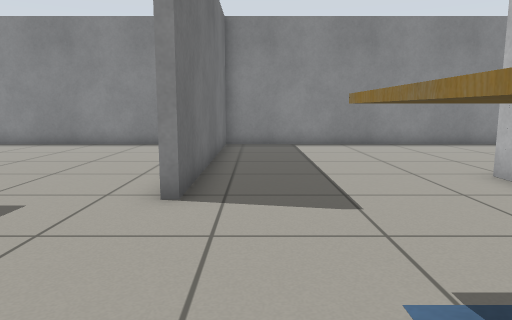
View 1 (above)

16 first-person views from a walk through a robot-simulator world made for Gazebo. The camera is 0.72 m above the floor, tilts 8° down and sees 70° across. The floor is counted in squares, 0.5 m on a side. Each view is taken from the middle of a square. On the plan, view 1 faces up. The plan holds only what a view shows up to about 16 squares ahead; the rest is blank.

View 2
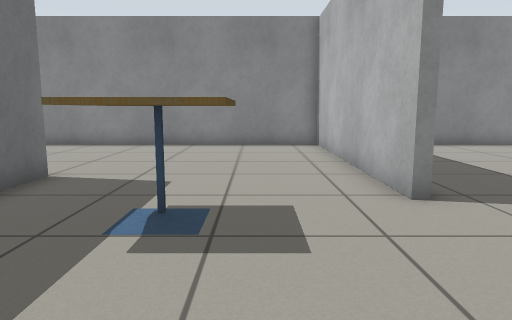

View 3
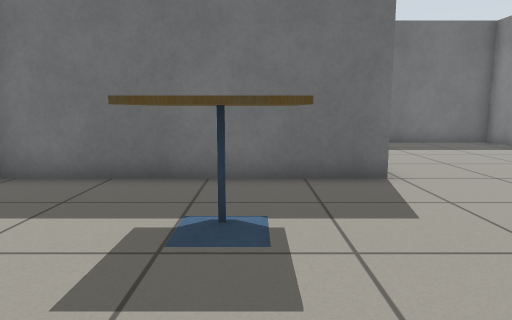

View 4
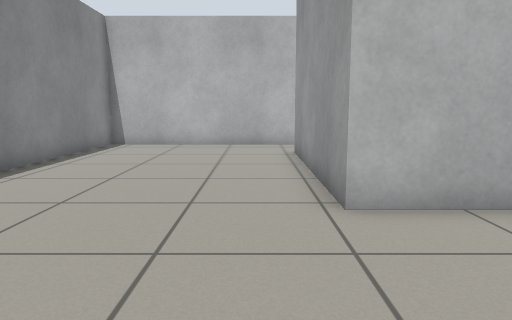

View 5
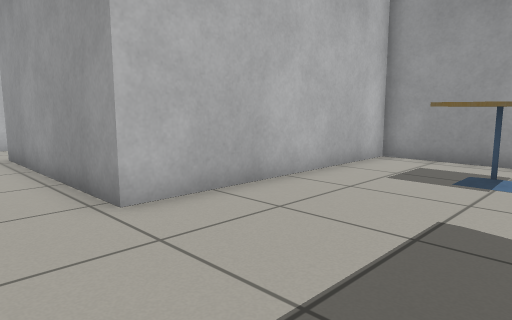

View 6
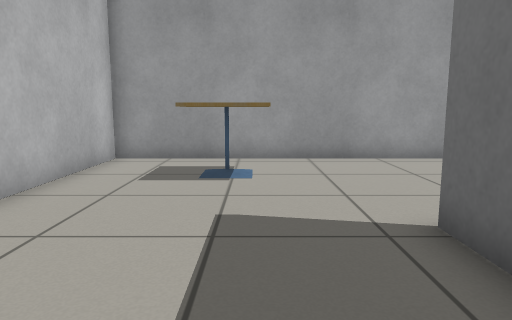

View 7
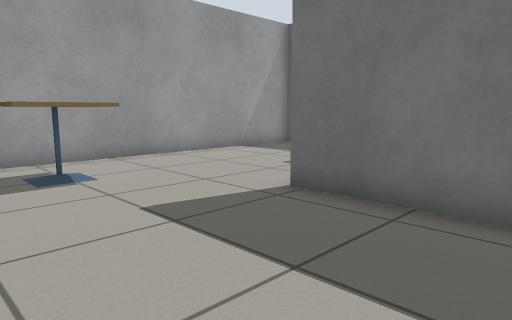

View 8
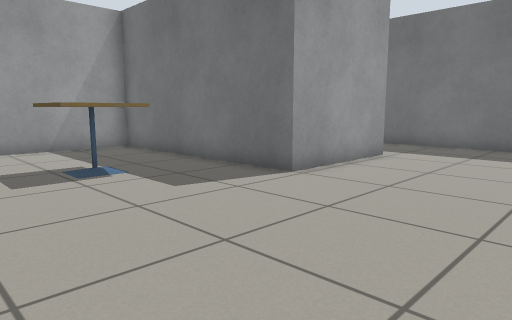

View 9
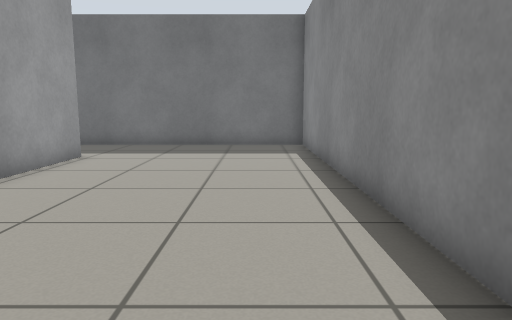

View 10
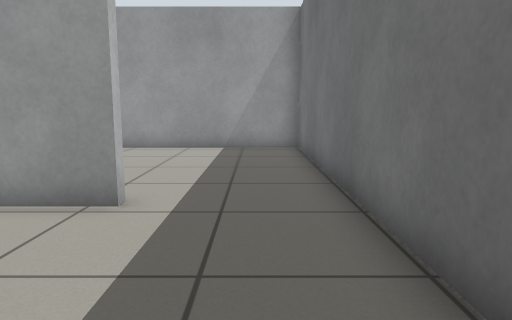

View 11
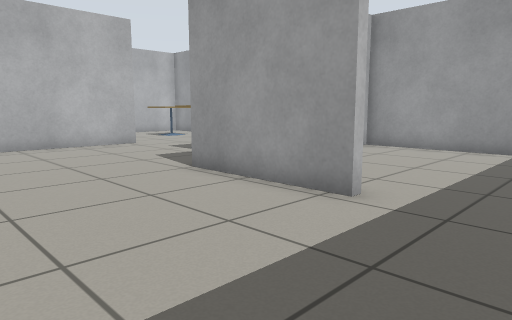

View 12
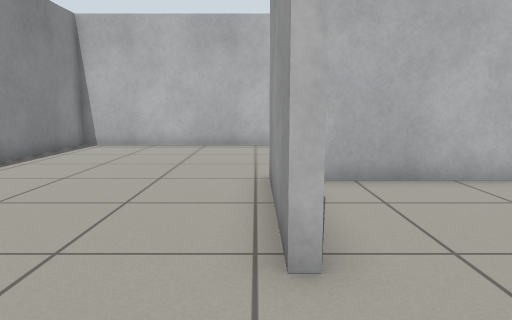

View 13
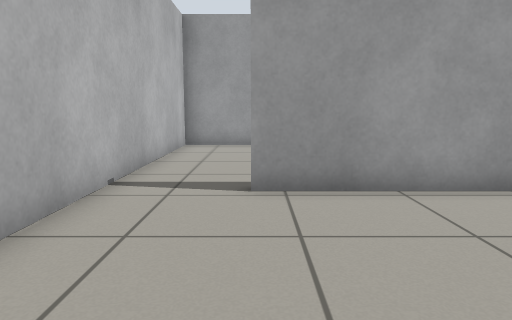

View 14
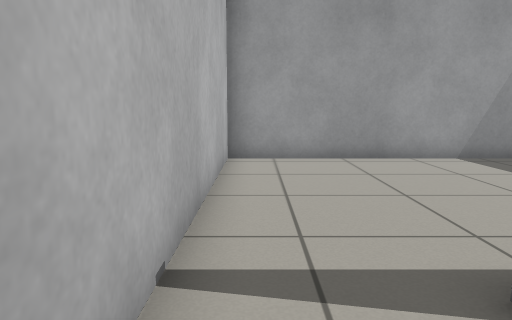

View 15
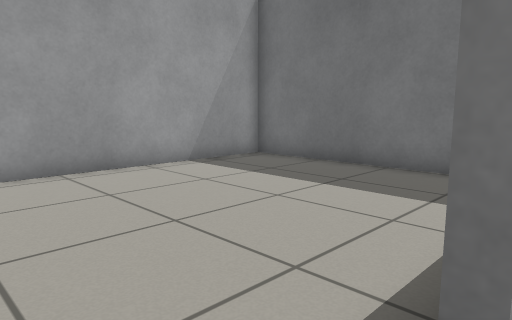

View 16
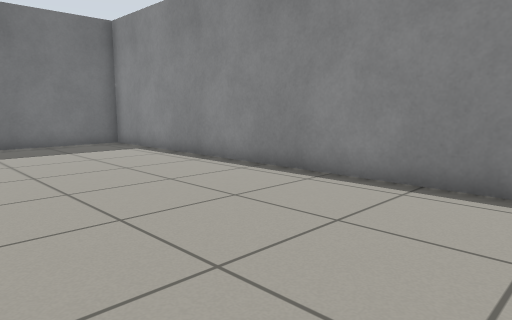

### Floor plan
Points are (right, up) in squares from view 1. A wall is a line through its corners. A room is listed if a view was taken in it or the views show most of it. See-through windows are left out.
Room 1 (views 1, 2, 3, 8, 9, 10, 11, 12)
walls: (-1.2, 7.4) (-1.2, 5.7) (-1.5, 5.7) (-1.5, 14.9) (-16.6, 14.9) (-16.6, 7.4); (-13, 7.7) (-8.5, 7.7) (-8.5, -0.5) (5.1, -0.5) (5.1, 7.7)
ways out: opening at (2, 6.5) to room 2; opening at (-15, 7) to room 4
objects: cafe table (-6, 4) to (-5, 5); cafe table (1, 1) to (2, 3)
Room 2 (views 4, 5, 6, 7, 13, 14, 15, 16)
walls: (5.1, 7.7) (12.1, 7.7); (14.8, 7.4) (14.8, 14.9) (-1.2, 14.9) (-1.2, 7.4)
ways out: opening at (2, 6.5) to room 1; opening at (13.5, 7) to room 3
Room 3 (no view inside)
walls: (5.4, 5.5) (5.4, -0.5) (14.8, -0.5) (14.8, 7.4)
ways out: opening at (13.5, 7) to room 2
Room 4 (no view inside)
walls: (-8.8, 2.8) (-8.8, 6.6); (-16.6, 7.4) (-16.6, -0.5) (-8.8, -0.5)
ways out: opening at (-15, 7) to room 1

Where each view was taken, in squares from view 1:
view 1: 0 up, 0 right, facing up
view 2: 0 up, 4 left, facing up
view 3: 5 up, 1 left, facing left
view 4: 9 up, 0 right, facing right
view 5: 10 up, 0 right, facing down-right
view 6: 10 up, 1 right, facing down
view 7: 10 up, 4 right, facing down-left
view 8: 13 up, 2 left, facing down-left
view 9: 13 up, 2 left, facing left
view 10: 13 up, 15 left, facing down
view 11: 13 up, 16 left, facing down-right
view 12: 8 up, 16 left, facing right
view 13: 14 up, 12 right, facing down
view 14: 10 up, 14 right, facing down
view 15: 8 up, 14 right, facing down-left
view 16: 8 up, 14 right, facing up-left
